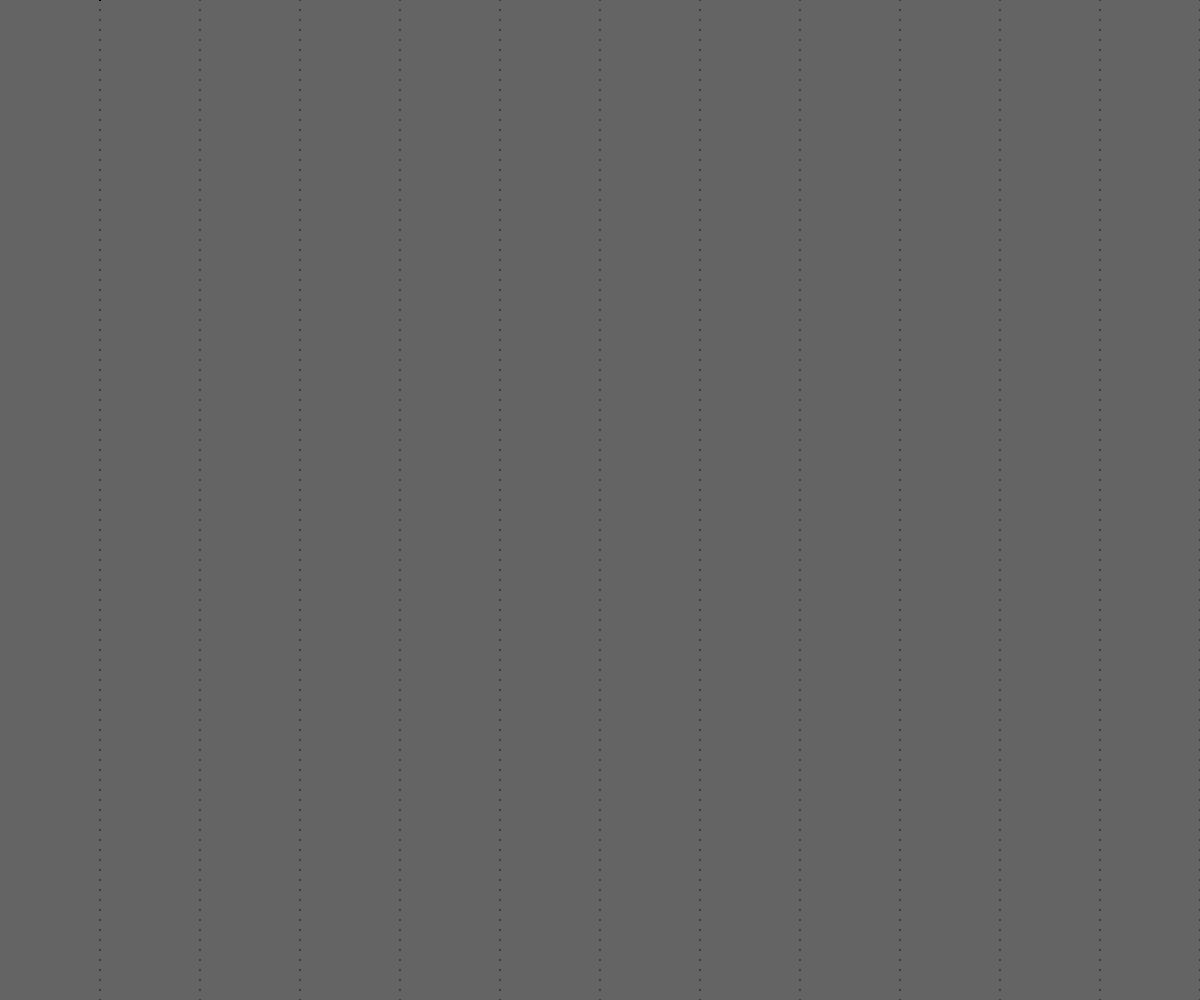
Frame 1 (no input)
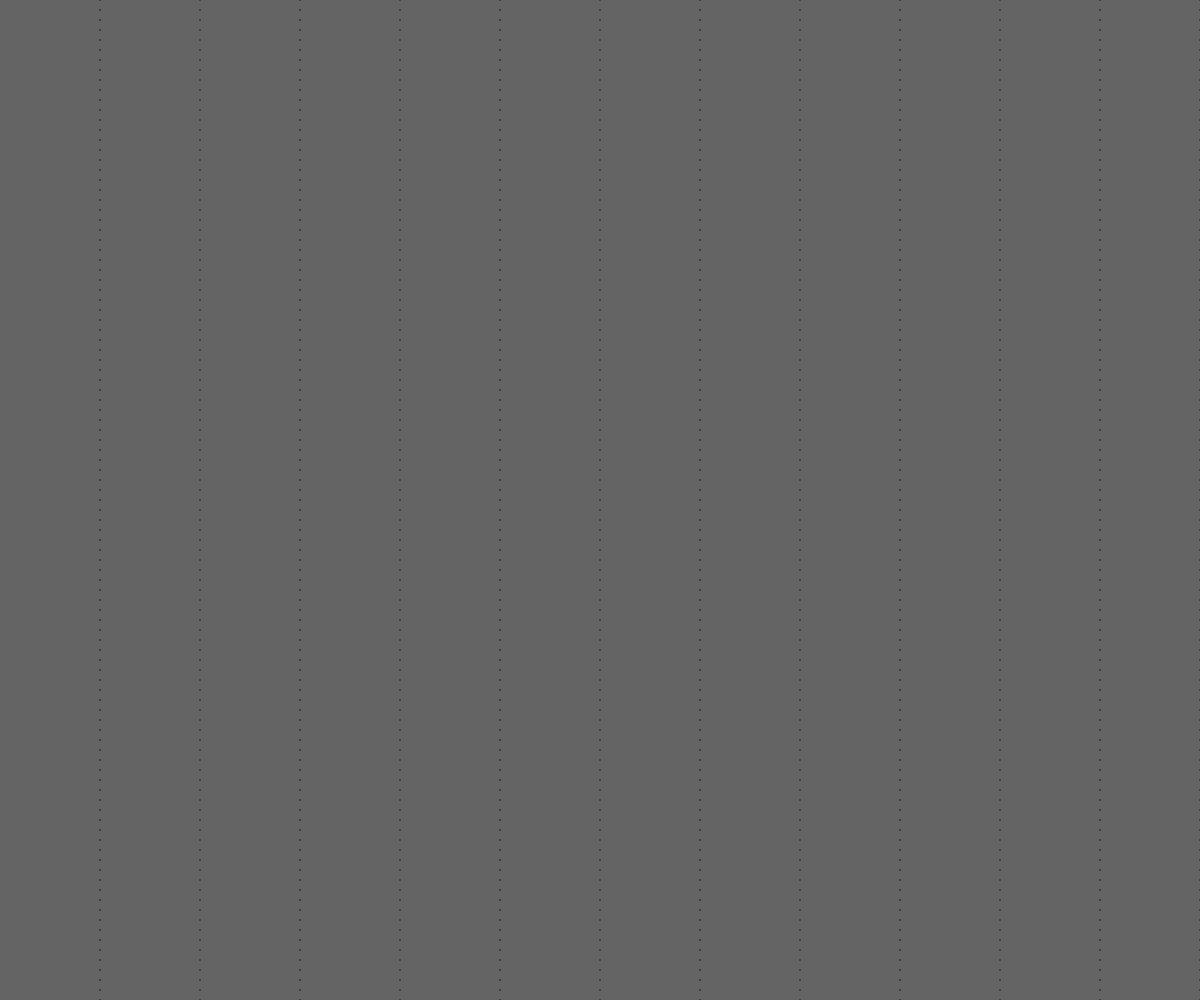
Frame 60 (no input)
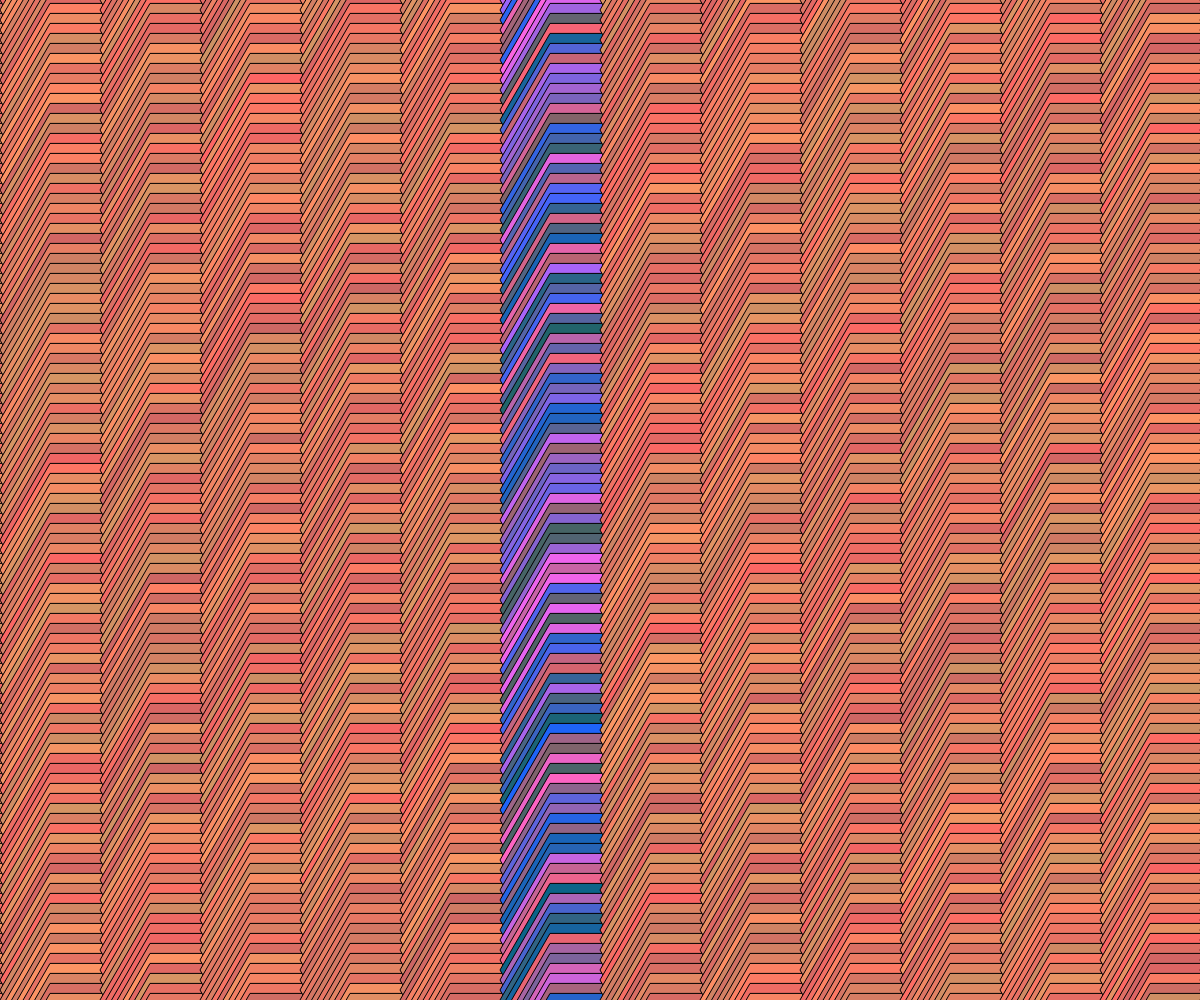
Frame 120 (the mouse pressed at the canvas centre since frame 60)

The p5.js sketch that drew these frames (run headless with seeded random() and noise() and a simulated clock; from frame 60 on, the mouse is pressed at the canvas centre):

// p5.js sketch
// ── sketch.js
var Obs =[]

function setup(){

  frameRate(50)
  createCanvas(windowWidth,windowHeight)

  var ObsNumber=width/10
  for(i=0;i<ObsNumber;i++){ var newObj= new Obj()
    Obs.push(newObj)
  }
}

function draw(){


      background(100)

for(h=1;h<Obs.length;h++){

 for(f=1;f<Obs.length;f++){
  Obs[h].display= polygon( Obs[h].a,Obs[h].b,100,Obs[h].c )
   Obs[h].a=h*100-100
   Obs[h].b=f*10-100,100
   Obs[h].c=(mouseX/100)%15

   if(Obs[h].a+50>mouseX && Obs[h].a-50<mouseX)
   {Obs[h].d= color(255-random(1,250),100,100+random(1,150))}
   else{Obs[h].d= color(255-random(1,50),100+random(1,50),100)}

  fill(Obs[h].d)
}}
}

function Obj() {
  this.a=0
  this.b= 0
  this.ut=0
  this.c=0
  this.d= color(255-random(1,50),100+random(1,50),100)
  this.display= 0
}


function polygon(x, y, radius, npoints) {
  var angle = TWO_PI / npoints;
  beginShape();
  for (var a = 0; a < TWO_PI; a += angle) {
    var sx = x + cos(a) * radius;
    var sy = y + sin(a) * radius;
    vertex(sx, sy);
  }
  endShape(CLOSE);
}
